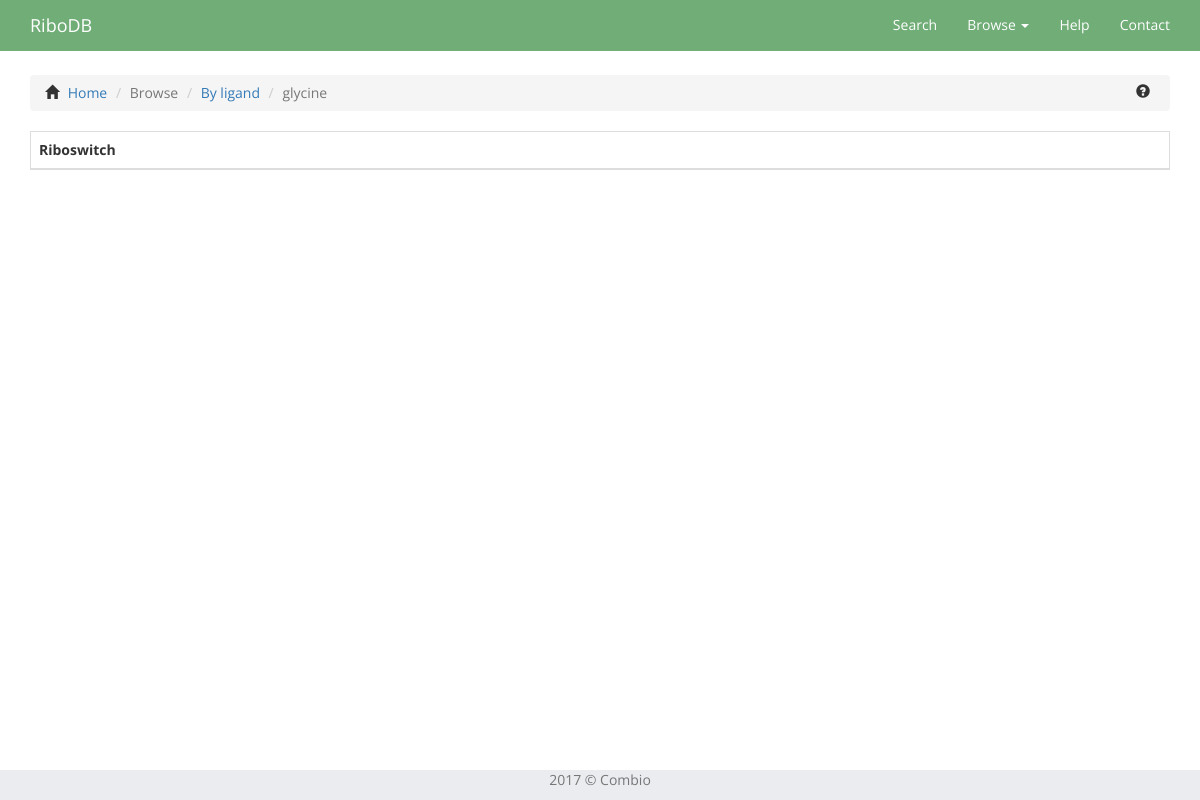
Before: /browser/ligand/glycine/ with the older database file.
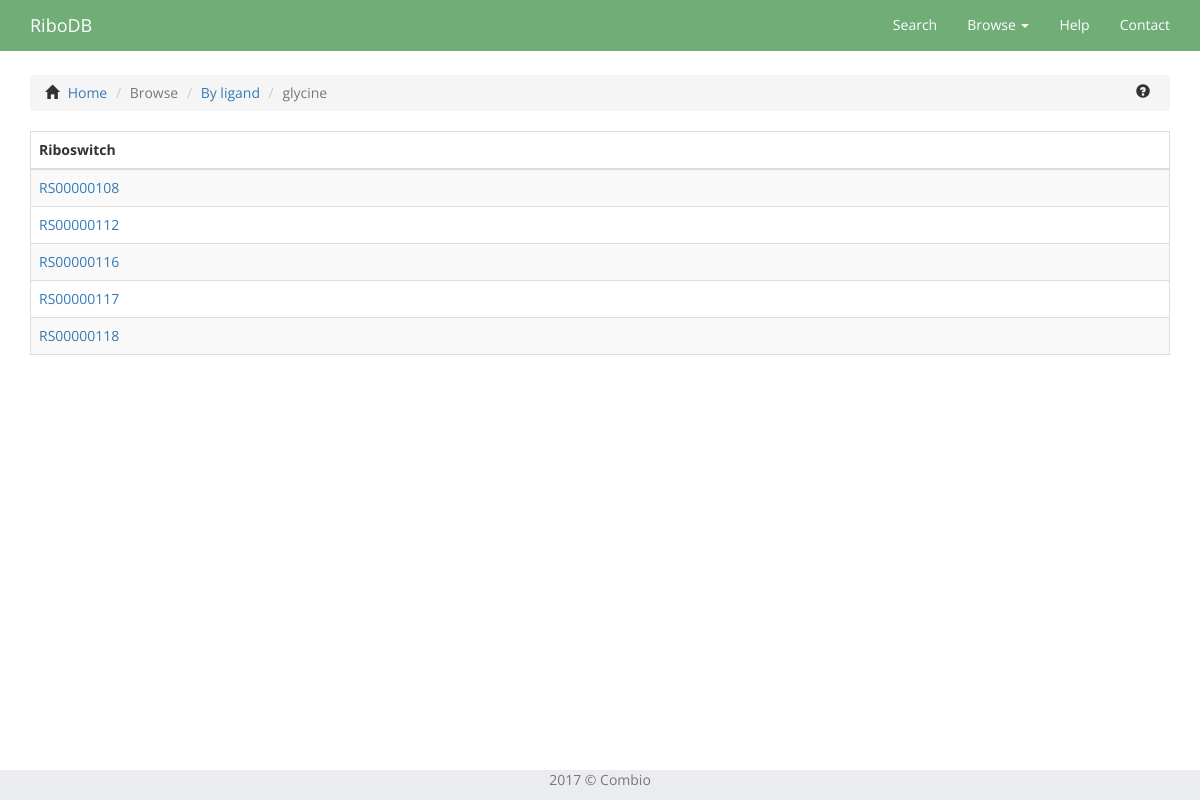
After: the same page with the newer database file.
### database/models.py (models this page shows, shortened)
class Record(models.Model):
	family = models.ForeignKey('RiboFamily', null = True)
	gene = models.OneToOneField('Gene', null = True, related_name = 'gene')
	genes_under_operon_regulation = models.ManyToManyField('Gene', related_name = 'operon_gene') # MANY TO MANY
	terminator = models.OneToOneField('Position', null = True, related_name = 'terminator')
	promoter = models.OneToOneField('Position', null = True, related_name = 'promoter')
	shinedalgarno = models.OneToOneField('Position', null = True, related_name = 'shinedalgarno')
	articles = models.ManyToManyField('Article', related_name = 'article') # MANY TO MANY
	sequence = models.TextField('sekwencja') # Wywalic?
	EFFECT_CHOICES = (
		('+', 'ACTIVATION'),
		('.', 'UNKNOWN'),
		('-', 'SILECING'),
	)
	effect = models.CharField(max_length = 1, choices = EFFECT_CHOICES, default = '.')
	MECHANISM_CHOICES = (
		('TRN', 'TRANSCRIPTION'),
		('TRL', 'TRANSLATION'),
		('UN', 'UNKNOWN'),
		('DG', 'DEGRADATION'),
	)
	mechanism = models.CharField(max_length = 3, choices = MECHANISM_CHOICES, default = 'UN')
	mechanism_confirmation = models.ForeignKey('Article', related_name = 'confirmation', null = True) # ZROBIĆ!
	def name(self):
		return "RS{}".format((str(self.id).zfill(8)))

### database/views.py (the view)
# urls.py: url(r'^browser/ligand/(?P<ligand_name>[A-Za-z]+)/$', views.ligand_details, name='ligand_details'),
def ligand_details(request, ligand_name):
    recordList = []
    name = ligand_name
    for e in Record.objects.all():
        if e.family != None:
            if ligand_name in str(e.family.ribo_class.ligands.all()):
                dic = {
                    'id': e.id,
                    'name': e.name,
                    'ligand': None,
                }
                dic['name'] = e.name if e.name != None else dic['name']
                dic['ligand'] = e.family.ribo_class.ligands.all()[0].name if e.family.ribo_class.ligands.all() != None else dic['ligand']
                recordList.append(dic.copy())
    context = {
        'recordList': recordList,
        'name': name,
    }
    return render(request, 'database/ligand_details.html', context)

### database/models.py (called while the page is built)
	def __str__(self):
		return 'LiC: {} {}'.format(self.name, self.description)

	def __str__(self):
		return 'Li: |{}| {} {} {}'.format(self.ligand_class, self.name, self.description, self.image_name)

### database/templates/database/ligand_details.html (shortened to what this page needs)
{% extends 'database/base.html' %}
{% load static %}
{% block css_plugins %}
<link rel="stylesheet" type="text/css" href="{% static "database/plugins/datatables/styles/datatables.bootstrap.min.css" %}">
{% endblock %}
{% block content %}
	<div class="container">
		  <div class="bs-example">
		      <ul class="breadcrumb">
		      	<span class="glyphicon glyphicon-home"></span>
		          <li><a href="{% url 'database:index' %}">Home</a></li>
		          <li class="active">Browse</li>
		          <li><a href="{% url 'database:ligand_browser' %}">By ligand</a></li>
		          <li class="active">{{ name }}</li>
		          <span data-toggle="popover" class="glyphicon glyphicon-question-sign glyphicon-help pull-right" title="Browsing result page" data-content="On this page, you see all the riboswitches which are results of browsing." data-trigger="hover" data-placement="left"></span>
		      </ul>
		  </div>
			<div class="dataTables wrapper form-inline dt-bootstrap no-footer">
				<div class="col-xs-12" id="table_wrapper" >
					<table id="ligand-table" class="table table-striped table-bordered" cellspacing="0" width="100%">
						<thead>
							<tr>
								<th>Riboswitch</th>
							</tr>
						</thead>
							<tbody>
							{% for rr in recordList %}
								<tr role="row">
									<td><a href="{% url 'search:record' rr.name %}">{{ rr.name }}</a></td>
								</tr>
							{% endfor %}
							</tbody>
					</table>
				</div>
			</div>
		</div>
{% endblock %}

Changed rows visible on the page:
added Record: name "RS00000108"
added Record: name "RS00000112"
added Record: name "RS00000116"
added Record: name "RS00000117"
added Record: name "RS00000118"
